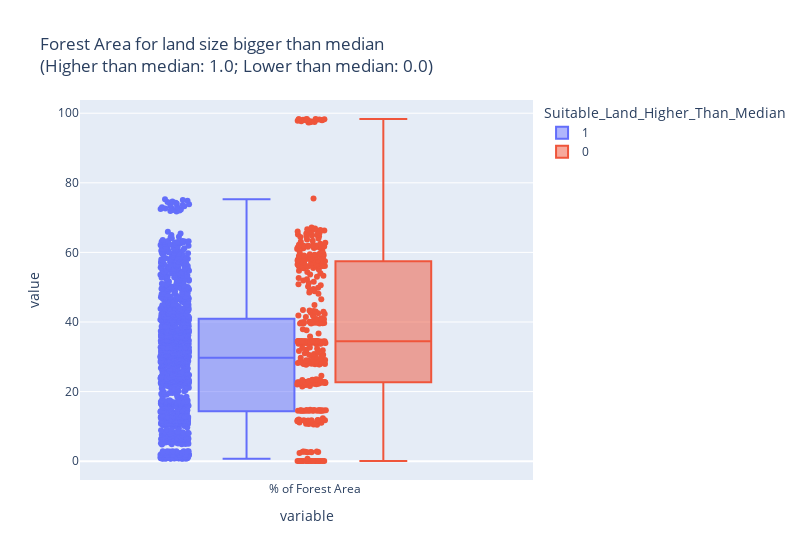

The notebook cell this image was saved under:
### Code cell
fig_box = px.box(last_df,                                           # Specify data frame
                 y=['% of Forest Area'],                       # Select posrecip and negrecip variables
                 points="all",                                     # Include all observations as data points
                 color = 'Suitable_Land_Higher_Than_Median',                                # Color (and group by) column "Cluster"
                 labels = {"Cluster": "Altruism"},                 # Rename "Cluster" as "Altruism" in our legend
                 title = """Forest Area for land size bigger than median 
                 <br>(Higher than median: 1.0; Lower than median: 0.0)""")       # Always add a title!
fig_box.update_layout(autosize=False, width = 800)                # Specify width (by default, full notebook cell)
fig_box

### Figure 1 — Plotly figure (JSON) as saved in the notebook; plotly's stock layout.template omitted (floating-point values rounded to 4 significant figures; data arrays with more than 128 entries replaced by an {"elided": "..."} marker saying what was removed)
{"data": [{"alignmentgroup": "True", "boxpoints": "all", "hovertemplate": "Suitable_Land_Higher_Than_Median=1<br>variable=%{x}<br>value=%{y}<extra></extra>", "legendgroup": "1", "marker": {"color": "#636efa"}, "name": "1", "notched": false, "offsetgroup": "1", "orientation": "v", "showlegend": true, "type": "box", "x": {"elided": "1403 str values"}, "x0": " ", "xaxis": "x", "y": {"elided": "1403 float values"}, "y0": " ", "yaxis": "y"}, {"alignmentgroup": "True", "boxpoints": "all", "hovertemplate": "Suitable_Land_Higher_Than_Median=0<br>variable=%{x}<br>value=%{y}<extra></extra>", "legendgroup": "0", "marker": {"color": "#EF553B"}, "name": "0", "notched": false, "offsetgroup": "0", "orientation": "v", "showlegend": true, "type": "box", "x": {"elided": "423 str values"}, "x0": " ", "xaxis": "x", "y": {"elided": "423 float values"}, "y0": " ", "yaxis": "y"}], "layout": {"autosize": false, "boxmode": "group", "legend": {"title": {"text": "Suitable_Land_Higher_Than_Median"}, "tracegroupgap": 0}, "title": {"text": "Forest Area for land size bigger than median \n                 <br>(Higher than median: 1.0; Lower than median: 0.0)"}, "width": 800, "xaxis": {"anchor": "y", "domain": [0, 1], "title": {"text": "variable"}}, "yaxis": {"anchor": "x", "domain": [0, 1], "title": {"text": "value"}}}}
